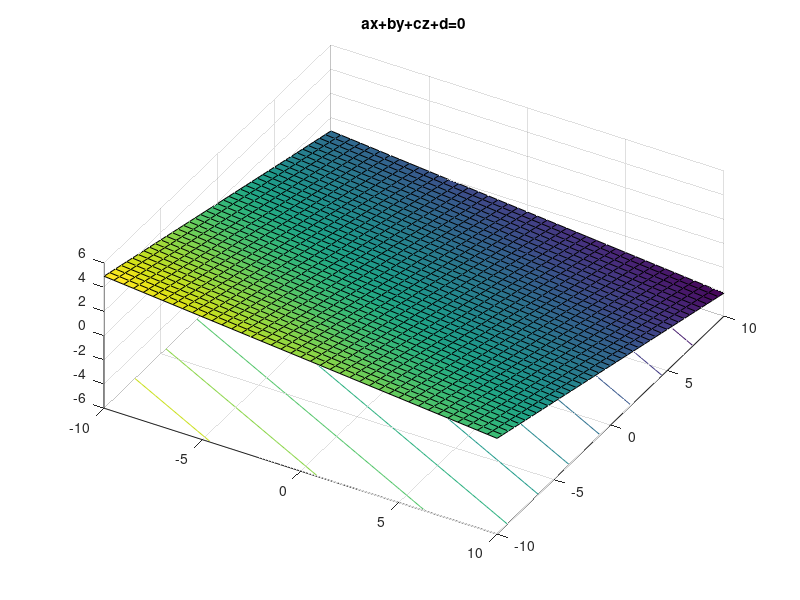

MATLAB code to generate this figure:
[x,y] = meshgrid(-10:0.5:10,-10:0.5:10);
a = 1.5; b =3; c = 10; d = -4;
z = (-a.*x-b.*y-d)/c;
figure;
surfc(x,y,z);
view(30,60);
title("ax+by+cz+d=0");